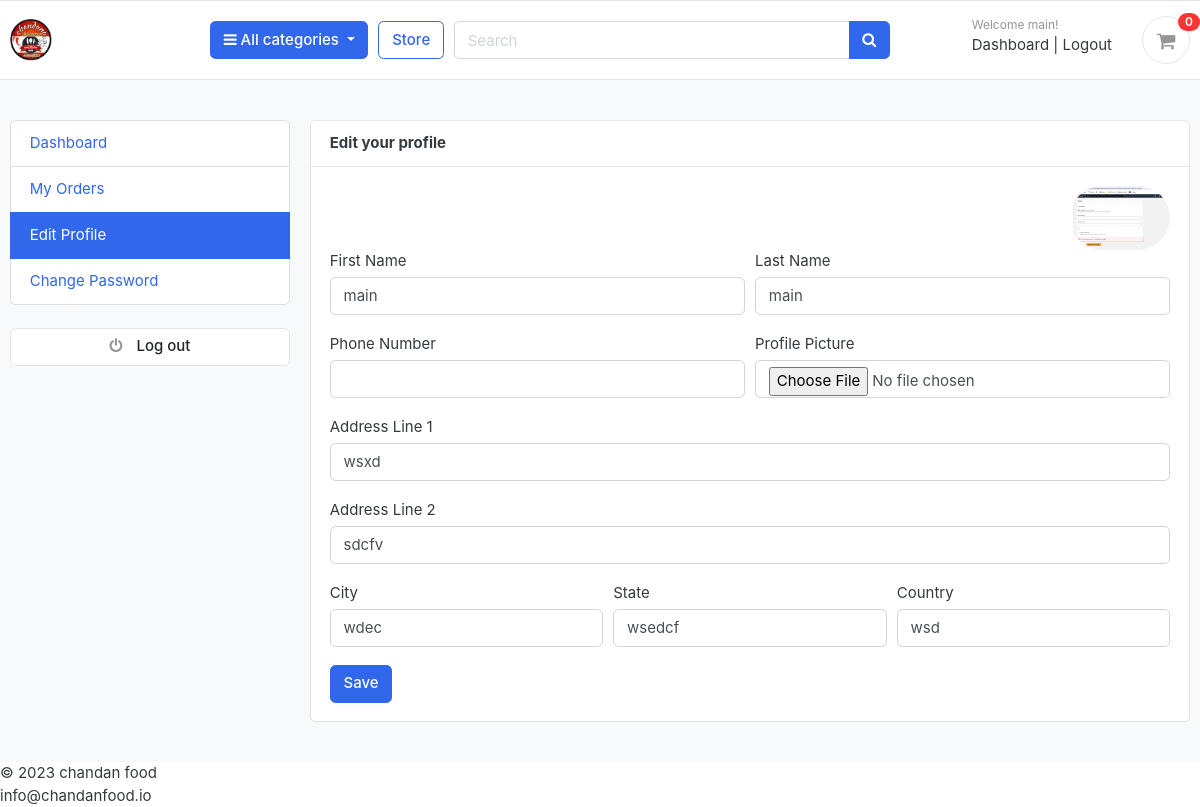
/accounts/edit_profile/ (signed in), run on an earlier commit of the app's database.
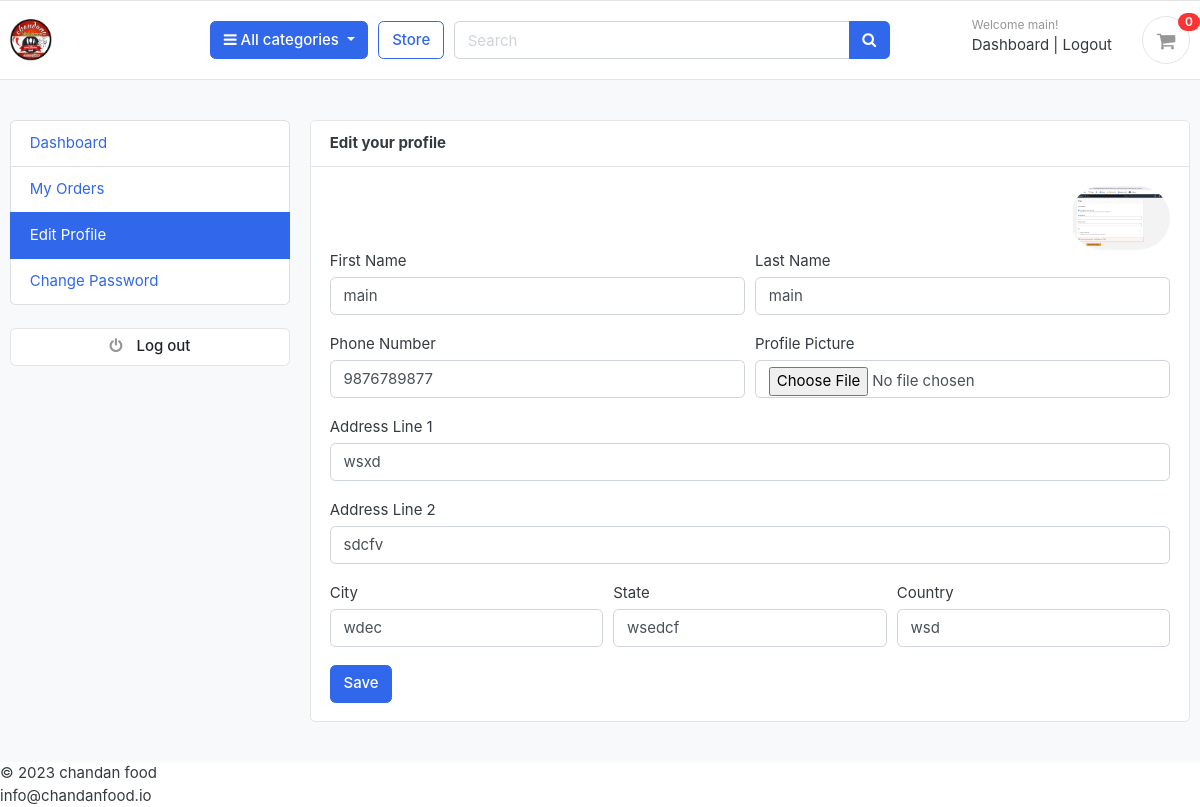
And on a later commit of the database.
### accounts/models.py (models this page shows, shortened)
class Account(AbstractBaseUser):
    first_name =models.CharField(max_length=50)
    last_name= models.CharField(max_length=50)
    username= models.CharField(max_length=50, unique=True)
    email = models.EmailField(max_length=50, unique=True)
    phone_number = models.CharField(max_length=10, unique=True)
    date_joined=models.DateTimeField(auto_now_add=True)
    last_login = models.DateTimeField(auto_now_add=True)
    is_admin=models.BooleanField(default=False)
    is_staff=models.BooleanField(default=True)
    is_active = models.BooleanField(default=True)
    is_superadmin=models.BooleanField(default=False)
    USERNAME_FIELD='email'
    REQUIRED_FIELDS = ['username','first_name', 'last_name']
    objects=MyAccountManager()

### accounts/views.py (the view)
# urls.py: path('edit_profile/', views.edit_profile, name='edit_profile'),
@login_required(login_url='login')
def edit_profile(request):
    userprofile = get_object_or_404(UserProfile, user=request.user)
    if request.method == 'POST':
        user_form = UserForm(request.POST, instance=request.user)
        profile_form = UserProfileForm(request.POST, request.FILES, instance=userprofile)
        if user_form.is_valid() and profile_form.is_valid():
            user_form.save()
            profile_form.save()
            messages.success(request, 'Your profile has been updated.')
            return redirect('edit_profile')
    else:
        user_form = UserForm(instance=request.user)
        profile_form = UserProfileForm(instance=userprofile)
    context = {
        'user_form': user_form,
        'profile_form': profile_form,
        'userprofile': userprofile,
    }
    return render(request, 'accounts/edit_profile.html', context)

### accounts/forms.py
class UserForm(forms.ModelForm):
    class Meta:
        model = Account
        fields = ('first_name', 'last_name', 'phone_number')
    def __init__(self, *args, **kwargs):
        super(UserForm, self).__init__(*args, **kwargs)
        for field in self.fields:
            self.fields[field].widget.attrs['class'] = 'form-control'

class UserProfileForm(forms.ModelForm):
    profile_picture = forms.ImageField(required=False, error_messages = {'invalid':("Image files only")}, widget=forms.FileInput)
    class Meta:
        model = UserProfile
        fields = ('address_line_1', 'address_line_2', 'city', 'state', 'country', 'profile_picture')
    def __init__(self, *args, **kwargs):
        super(UserProfileForm, self).__init__(*args, **kwargs)
        for field in self.fields:
            self.fields[field].widget.attrs['class'] = 'form-control'

### carts/views.py (called while the page is built)
def _cart_id(request):
    cart = request.session.session_key
    if not cart:
        cart = request.session.create()
    return cart

### category/context_processors.py (called while the page is built)
def menu_links(request):
    links=Category.objects.all()
    return dict(links=links)

### category/models.py (called while the page is built)
    def get_url(self):
        return reverse('products_by_category', args=[self.slug])

### templates/accounts/edit_profile.html (shortened to what this page needs)
{% extends 'base.html' %}
{% block content %}
<section class="section-conten padding-y bg">
<div class="container">
	<div class="row">
	{% include 'includes/dashboard_sidebar.html' %}
	<main class="col-md-9">
		<article class="card">
		<header class="card-header">
			<strong class="d-inline-block mr-3">Edit your profile</strong>
		</header>
		<div class="card-body">
			<div class="text-right">
				<img src="{{userprofile.profile_picture.url}}" alt="Profile Picture" width="100" style="border-radius:50px;">
			</div>
			<div class="row">
			<div class="col-md-12">
				<form action="{% url 'edit_profile' %}" method="POST" enctype="multipart/form-data">
					<div class="form-row">
						<div class="form-group col-md-6">
							<label>First Name</label>
							{{user_form.first_name}}
						</div>
						<div class="form-group col-md-6">
							<label>Last Name</label>
							{{user_form.last_name}}
						</div>
					</div>
					<div class="form-row">
						<div class="form-group col-md-6">
							<label>Phone Number</label>
							{{user_form.phone_number}}
						</div>
						<div class="form-group col-md-6">
							<label>Profile Picture</label>
							{{profile_form.profile_picture}}
						</div>
					</div>
					<div class="form-group">
						<label>Address Line 1</label>
						{{profile_form.address_line_1}}
					</div>
					<div class="form-group">
						<label>Address Line 2</label>
						{{profile_form.address_line_2}}
					</div>
					<div class="form-row">
						<div class="form-group col-md-4">
							<label>City</label>
							{{profile_form.city}}
						</div>
						<div class="form-group col-md-4">
							<label>State</label>
							{{profile_form.state}}
						</div>
						<div class="form-group col-md-4">
							<label>Country</label>
							{{profile_form.country}}
						</div>
					</div>
					<input type="submit" value="Save" class="btn btn-primary">
				</form>
			</div>
			</div>
		</div>
		</article>
	</main>
</div>
</div>
</section>
{% endblock %}

### templates/includes/navbar.html (shortened to what this page needs)
{%  load static %}
<header class="section-header">
<section class="header-main border-bottom">
	<div class="container">
<div class="row align-items-center">
	<div class="col-lg-2 col-md-3 col-6">
		<a href="{% url 'home' %}" class="brand-wrap">
			<img class="logo" src="{% static './images/logo.jpeg' %}">
		</a>
	</div>
	<div class="col-lg col-sm col-md col-6 flex-grow-0">
		<div class="category-wrap dropdown d-inline-block float-right">
			<button type="button" class="btn btn-primary dropdown-toggle" data-toggle="dropdown">
				<i class="fa fa-bars"></i> All categories
			</button>
		</div>
	</div>
	<a href="{% url 'foodstore' %}" class="btn btn-outline-primary">Store</a>
	<div class="col-lg  col-md-6 col-sm-12 col">
		<form action="{% url 'search' %}" class= "search" method="GET">
			<div class="input-group w-100">
			    <input type="text" class="form-control" style="width:60%;" placeholder="Search" name="keyword">
			    <div class="input-group-append">
			      <button class="btn btn-primary" type="submit">
			        <i class="fa fa-search"></i>
			      </button>
			    </div>
		    </div>
		</form>
	</div>
	<div class="col-lg-3 col-sm-6 col-8 order-2 order-lg-3">
				<div class="d-flex justify-content-end mb-3 mb-lg-0">
                    {% if user.id is None %}
<div class="widget-header">
  <small class="title text-muted">Welcome Maharaj!</small>
  <div>
    <a href="{% url 'login' %}">Sign in</a> <span class="dark-transp"> | </span>
    <a href="{% url 'register' %}"> Register</a>
  </div>
</div>
{% else %}
<div class="widget-header">
  <small class="title text-muted">Welcome {{user.first_name}}!</small>
  <div>
    <a href="{% url 'dashboard' %}">Dashboard</a> <span class="dark-transp"> | </span>
    <a href="{% url 'logout' %}"> Logout</a>
  </div>
</div>
{% endif %}
					<a href="{% url 'cart' %}" class="widget-header pl-3 ml-3">
						<div class="icon icon-sm rounded-circle border"><i class="fa fa-shopping-cart"></i></div>
						<span class="badge badge-pill badge-danger notify">{{ cart_count }}</span>
					</a>
				</div>
			</div>
</div>
	</div>
</section>
</header>

What changed in the data, as far as the page shows it:
changed Account "main": phone_number (not shown) → "9876789877"
